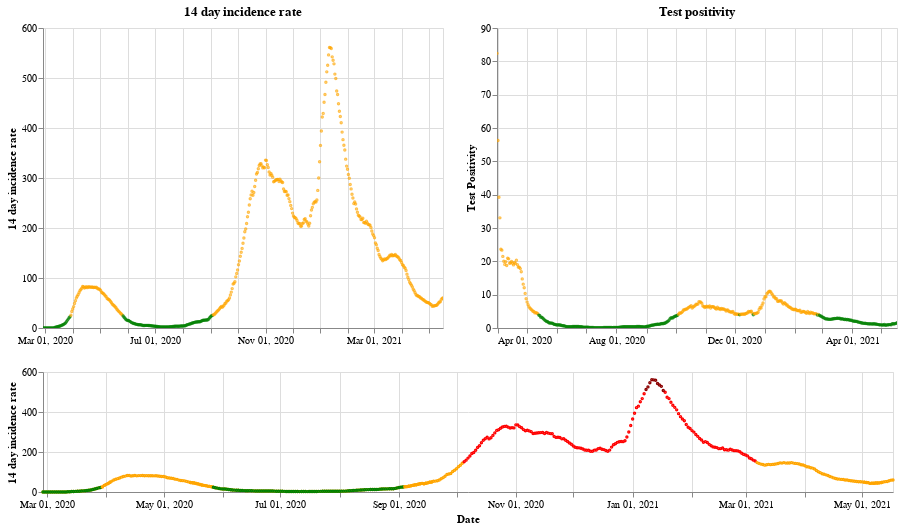

Here is the notebook cell this chart was saved with:
### Markdown cell above
## Scotland

### Code cell
plot_traffic_light('Scotland')

### Figure 1 — Vega-Lite specification as saved in the notebook (floating-point values rounded to 4 significant figures; data arrays with more than 128 entries replaced by an {"elided": "..."} marker saying what was removed)
{"config": {"view": {"continuousWidth": 400, "continuousHeight": 300}}, "vconcat": [{"hconcat": [{"mark": {"type": "point", "size": 2}, "encoding": {"color": {"condition": {"value": "green", "test": "(datum.twoWeeklyCasesRate <= 25)"}, "value": "orange"}, "tooltip": [{"type": "nominal", "field": "areaName"}, {"type": "temporal", "field": "date"}, {"type": "quantitative", "field": "twoWeeklyCasesRate"}, {"type": "quantitative", "field": "testPositivity"}], "x": {"type": "temporal", "axis": {"title": ""}, "field": "date", "scale": {"domain": {"selection": "DateBrush"}}, "timeUnit": "yearmonthdate"}, "y": {"type": "quantitative", "axis": {"title": "14 day incidence rate"}, "field": "twoWeeklyCasesRate"}}, "title": "14 day incidence rate", "width": 400}, {"mark": {"type": "point", "size": 2}, "encoding": {"color": {"condition": {"value": "green", "test": "(datum.testPositivity <= 4)"}, "value": "orange"}, "tooltip": [{"type": "nominal", "field": "areaName"}, {"type": "temporal", "field": "date"}, {"type": "quantitative", "field": "twoWeeklyCasesRate"}, {"type": "quantitative", "field": "testPositivity"}], "x": {"type": "temporal", "axis": {"title": ""}, "field": "date", "scale": {"domain": {"selection": "DateBrush"}}, "timeUnit": "yearmonthdate"}, "y": {"type": "quantitative", "axis": {"title": "Test Positivity"}, "field": "testPositivity"}}, "title": "Test positivity", "width": 400}]}, {"layer": [{"mark": {"type": "point", "size": 2}, "encoding": {"color": {"condition": {"value": "orange", "test": "((50 && datum.twoWeeklyCasesRate) < 150)"}, "value": "red"}, "opacity": {"condition": {"value": 1, "test": "((50 && datum.twoWeeklyCasesRate) < 500)"}, "value": 0}, "tooltip": [{"type": "nominal", "field": "areaName"}, {"type": "temporal", "field": "date"}, {"type": "quantitative", "field": "twoWeeklyCasesRate"}, {"type": "quantitative", "field": "testPositivity"}], "x": {"type": "temporal", "axis": {"title": "Date"}, "field": "date", "timeUnit": "yearmonthdate"}, "y": {"type": "quantitative", "axis": {"title": "14 day incidence rate"}, "field": "twoWeeklyCasesRate"}}, "selection": {"DateBrush": {"type": "interval", "encodings": ["x"], "fields": ["Time"]}}, "width": 850}, {"mark": {"type": "point", "size": 2}, "encoding": {"color": {"value": "darkred"}, "opacity": {"condition": {"value": 1, "test": "(datum.twoWeeklyCasesRate >= 500)"}, "value": 0}, "tooltip": [{"type": "nominal", "field": "areaName"}, {"type": "temporal", "field": "date"}, {"type": "quantitative", "field": "twoWeeklyCasesRate"}, {"type": "quantitative", "field": "testPositivity"}], "x": {"type": "temporal", "axis": {"title": "Date"}, "field": "date", "timeUnit": "yearmonthdate"}, "y": {"type": "quantitative", "axis": {"title": "14 day incidence rate"}, "field": "twoWeeklyCasesRate"}}, "width": 400}, {"mark": {"type": "point", "size": 2}, "encoding": {"color": {"condition": {"value": "green", "test": "((4 && datum.twoWeeklyCasesRate) < 25)"}, "value": "orange"}, "opacity": {"condition": {"value": 1, "test": "(datum.twoWeeklyCasesRate < 50)"}, "value": 0}, "tooltip": [{"type": "nominal", "field": "areaName"}, {"type": "temporal", "field": "date"}, {"type": "quantitative", "field": "twoWeeklyCasesRate"}, {"type": "quantitative", "field": "testPositivity"}], "x": {"type": "temporal", "axis": {"title": "Date"}, "field": "date", "timeUnit": "yearmonthdate"}, "y": {"type": "quantitative", "axis": {"title": "14 day incidence rate"}, "field": "twoWeeklyCasesRate"}}, "width": 400}], "height": 120, "width": 800}], "data": {"name": "data-a2c1dd76f2caaeaa8e49dd454811072c"}, "$schema": "https://vega.github.io/schema/vega-lite/v4.8.1.json", "datasets": {"data-a2c1dd76f2caaeaa8e49dd454811072c": {"elided": "445 records"}}}
